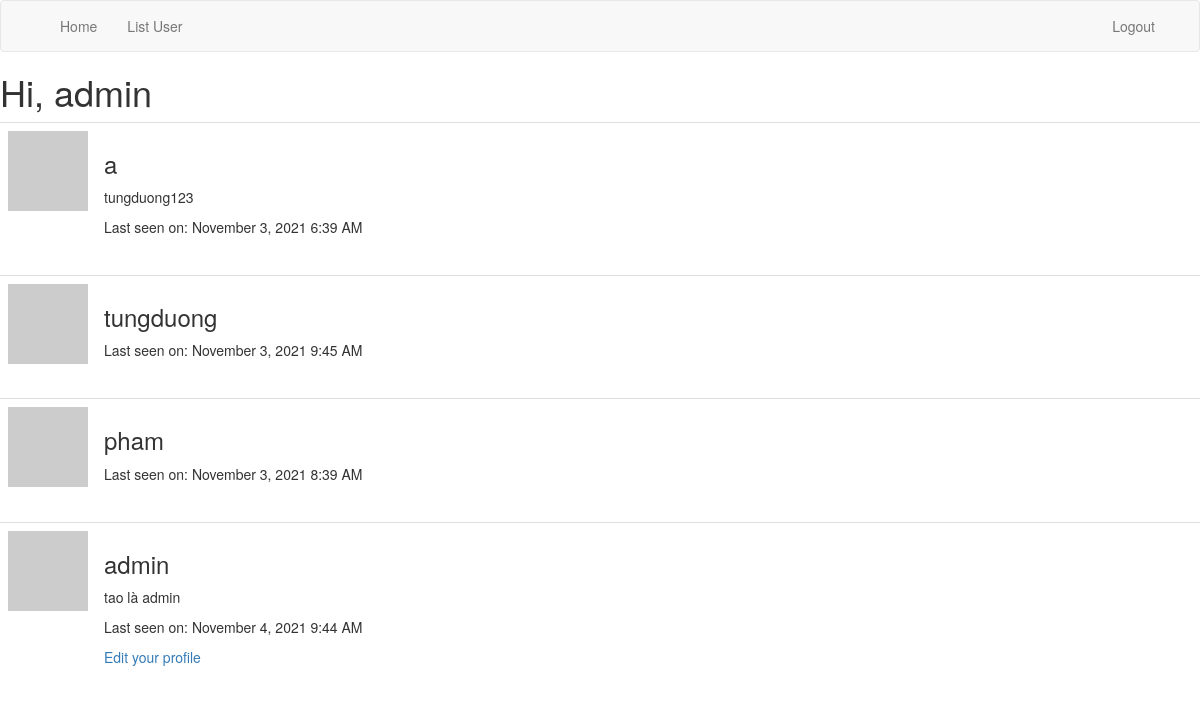
The app's page /list_user (signed in), older data.
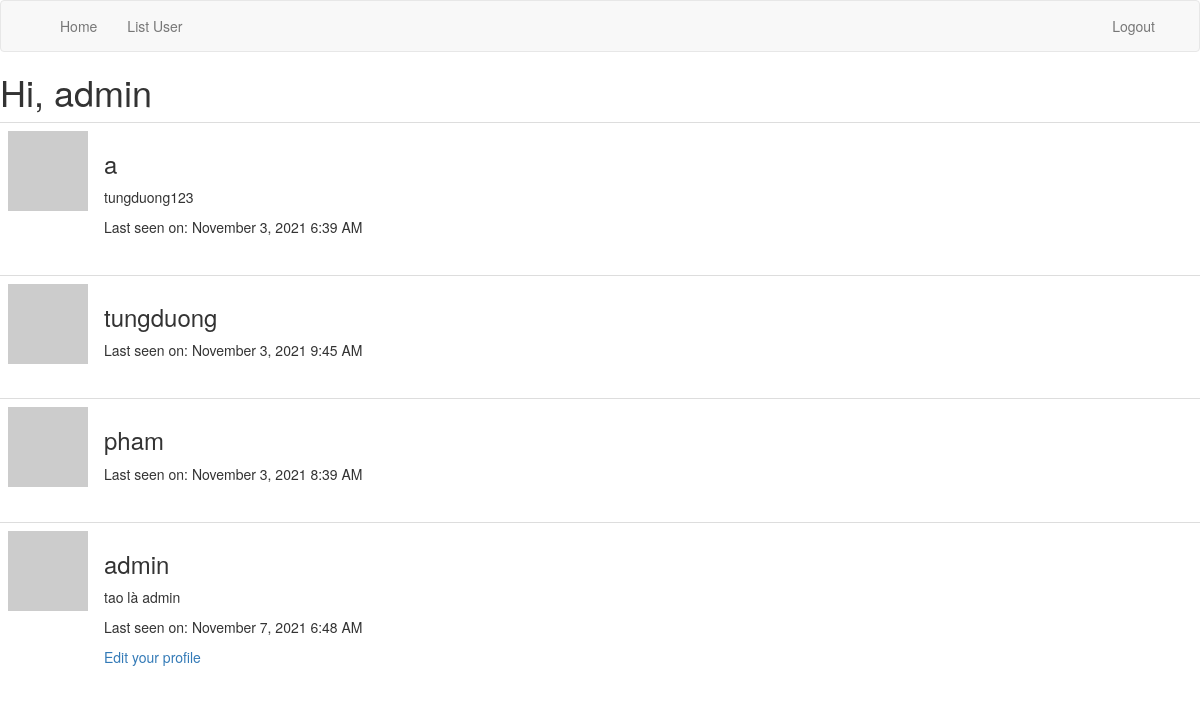
The same page, newer data.
### myblog/models.py (models this page shows, shortened)
class User(UserMixin, db.Model):
    id = db.Column(db.Integer, primary_key=True)
    username = db.Column(db.String(64), index=True, unique=True)
    email = db.Column(db.String(120), index=True, unique=True)
    password_hash = db.Column(db.String(128))
    posts = db.relationship('Post', backref='author', lazy='dynamic')
    def avatar(self, size):
        digest = md5(self.email.lower().encode('utf-8')).hexdigest()
        return 'https://www.gravatar.com/avatar/{}?d=identicon&s={}'.format(
            digest, size)
    about_me = db.Column(db.String(140))
    last_seen = db.Column(db.DateTime, default=datetime.utcnow)

### myblog/main/routes.py (the view)
@bp.route('/list_user', methods=['GET', 'POST'])
@login_required
def list_user():
    users = User.query.all()
    return render_template("list_user.html", title='List User', users=users)

### myblog/main/routes.py (called while the page is built)
@bp.before_app_request
def before_request():
    if current_user.is_authenticated:
        current_user.last_seen = datetime.utcnow()
        db.session.commit()

### myblog/models.py (called while the page is built)
@login.user_loader
def load_user(id):
    return User.query.get(int(id))

### myblog/templates/list_user.html
{% extends "base.html" %}
{% block content %}
    <h1>Hi, {{ current_user.username }}</h1>
    {% for user in users %}
        {% include 'user.html' %}
    {% endfor %}
{% endblock %}

### myblog/templates/user.html
<table class="table table-hover">
    <tr>
        <td width="70px">
            <a href="{{ url_for('main.user', username=user.username) }}">
                <img src="{{ user.avatar(128) }}" />
            </a>
        </td>
        <td>
            <h3>{{ user.username }}</h3>
            {% if user.about_me %}<p>{{ user.about_me }}</p>{% endif %}
            {% if user.last_seen %}
                <p>Last seen on: {{ moment(user.last_seen).format('LLL') }}</p>
            {% endif %}
            {% if user == current_user %}
            <p><a href="{{ url_for('main.edit_profile') }}">Edit your profile</a></p>
            {% endif %}
        </td>
    </tr>
</table>

Row changes from the older to the newer data that the page shows:
changed User "admin": last_seen "November 4, 2021 9:44 AM" → "November 7, 2021 6:48 AM"
